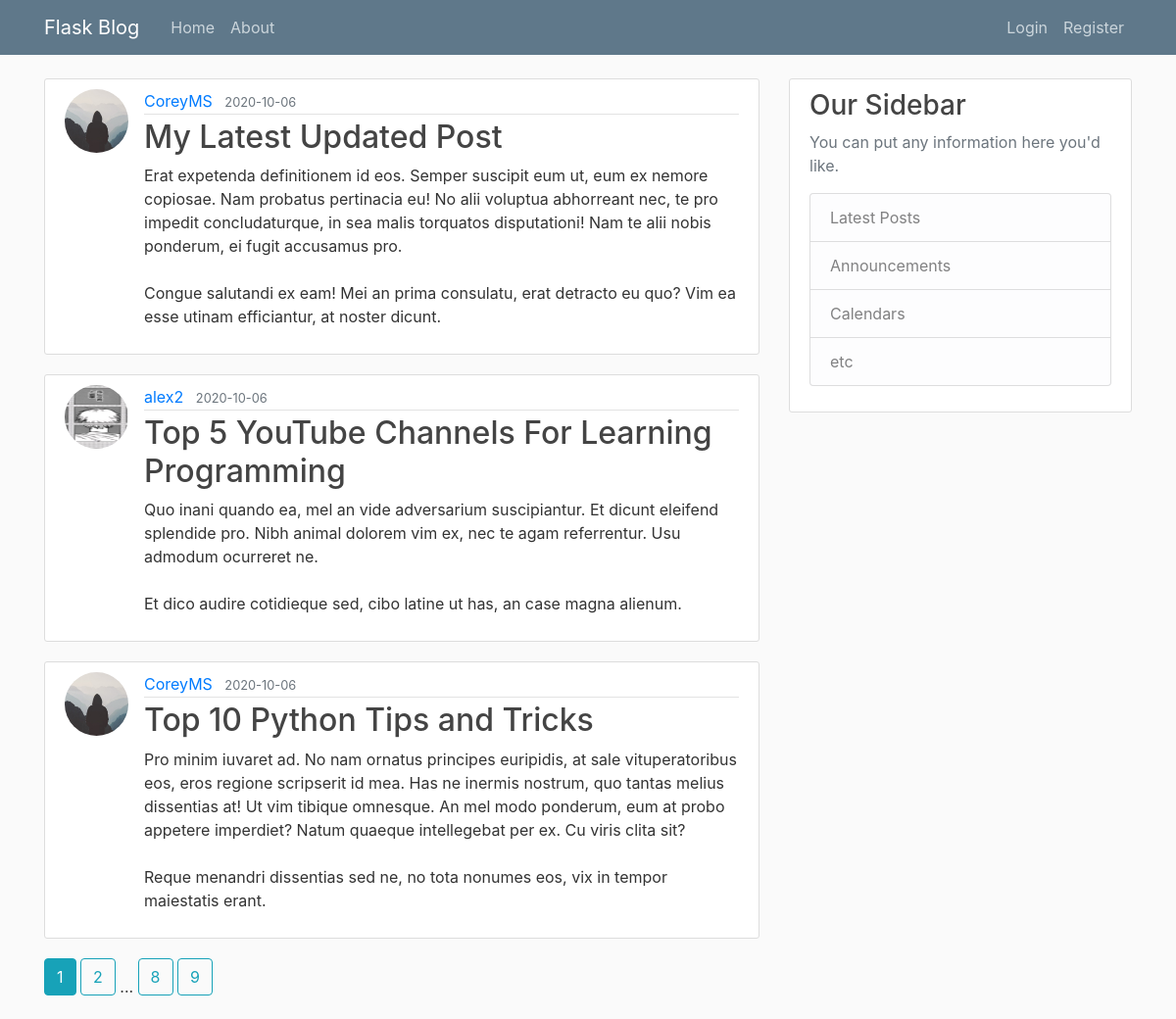
The page /home on the database its author committed.
### flaskblog/models.py (models this page shows, shortened)
class Post(db.Model):
    id = db.Column(db.Integer, primary_key=True)
    title = db.Column(db.String(100), nullable=False)
    date_posted = db.Column(db.DateTime, nullable=False, default=datetime.utcnow)
    content = db.Column(db.Text, nullable=False)
    user_id = db.Column(db.Integer, db.ForeignKey('user.id'), nullable=False)

class User(db.Model, UserMixin):
    id = db.Column(db.Integer, primary_key=True)
    username = db.Column(db.String(20), unique=True, nullable=False)
    email = db.Column(db.String(120), unique=True, nullable=False)
    image_file = db.Column(db.String(20), nullable=False, default='default.jpg')
    password = db.Column(db.String(60), nullable=False)
    posts = db.relationship('Post', backref='author', lazy=True)

### flaskblog/routes.py (the view)
@app.route("/")
@app.route("/home")
def home():
    page = request.args.get('page', 1, type=int)
    posts = Post.query.order_by(Post.date_posted.desc()).paginate(page=page, per_page=3)
    return render_template('home.html', posts=posts)

### flaskblog/templates/home.html
{% extends "layout.html" %}
{% block content %}
    {% for post in posts.items %}
        <article class="media content-section">
          <img class="rounded-circle article-img" src="{{ url_for('static', filename='profile_pics/' + post.author.image_file) }}">
          <div class="media-body">
            <div class="article-metadata">
              <a class="mr-2" href="{{ url_for('user_posts', username=post.author.username) }}">{{ post.author.username }}</a>
              <small class="text-muted">{{ post.date_posted.strftime('%Y-%m-%d') }}</small>
            </div>
            <h2><a class="article-title" href="{{ url_for('post', post_id=post.id) }}">{{ post.title }}</a></h2>
            <p class="article-content">{{ post.content }}</p>
          </div>
        </article>
    {% endfor %}
    {% for page_num in posts.iter_pages(left_edge=2, right_edge=2, left_current=5, right_current=2) %}
      {% if page_num %}
        {% if posts.page == page_num %}
          <a class="btn btn-info mb-4" href="{{ url_for('home', page=page_num) }}">{{ page_num }}</a>
        {% else %}
          <a class="btn btn-outline-info mb-4" href="{{ url_for('home', page=page_num) }}">{{ page_num }}</a>
        {% endif %}
      {% else %}
        ...
      {% endif %}
    {% endfor %}
{% endblock content %}

### flaskblog/static/main.css (style rules this page uses)
body { background: #fafafa; color: #333333; margin-top: 5rem; }
h1, h2, h3, h4, h5, h6 { color: #444444; }
.content-section { background: #ffffff; padding: 10px 20px; border: 1px solid #dddddd; border-radius: 3px; margin-bottom: 20px; }
.article-title { color: #444444; }
.article-content { white-space: pre-line; }
.article-img { height: 65px; width: 65px; margin-right: 16px; }
.article-metadata { padding-bottom: 1px; margin-bottom: 4px; border-bottom: 1px solid #e3e3e3 }

### rows shown on the page
Post: image_file (placeholder picture), author.username "CoreyMS", date_posted "2020-10-06", title "My Latest Updated Post", content "Erat expetenda definitionem id eos. Semper suscipit eum ut, eum ex nemore copiosae. Nam probatus pertinacia eu! No alii voluptua abhorreant nec, te pro impedit concludaturque, in sea malis torquatos disputationi! Nam te alii nobis ponderum, ei fugit accusamus pro. Congue salutandi ex eam! Mei an prima consulatu, erat detracto eu quo? Vim ea esse utinam efficiantur, at noster dicunt."
Post: image_file (picture), author.username "alex2", date_posted "2020-10-06", title "Top 5 YouTube Channels For Learning Programming", content "Quo inani quando ea, mel an vide adversarium suscipiantur. Et dicunt eleifend splendide pro. Nibh animal dolorem vim ex, nec te agam referrentur. Usu admodum ocurreret ne. Et dico audire cotidieque sed, cibo latine ut has, an case magna alienum."
Post: image_file (placeholder picture), author.username "CoreyMS", date_posted "2020-10-06", title "Top 10 Python Tips and Tricks", content "Pro minim iuvaret ad. No nam ornatus principes euripidis, at sale vituperatoribus eos, eros regione scripserit id mea. Has ne inermis nostrum, quo tantas melius dissentias at! Ut vim tibique omnesque. An mel modo ponderum, eum at probo appetere imperdiet? Natum quaeque intellegebat per ex. Cu viris clita sit? Reque menandri dissentias sed ne, no tota nonumes eos, vix in tempor maiestatis erant."

### other values the page prints
{{ page_num }} "1"
{{ page_num }} "2" "8" "9"
